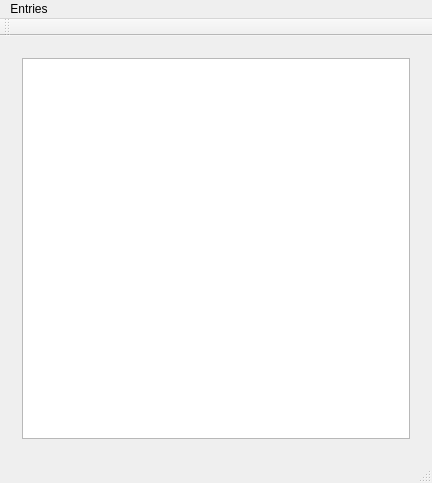
<?xml version="1.0" encoding="UTF-8"?>
<ui version="4.0">
 <class>MainWindow</class>
 <widget class="QMainWindow" name="MainWindow">
  <property name="geometry">
   <rect>
    <x>0</x>
    <y>0</y>
    <width>432</width>
    <height>483</height>
   </rect>
  </property>
  <property name="windowTitle">
   <string>MainWindow</string>
  </property>
  <widget class="QWidget" name="centralWidget">
   <layout class="QGridLayout" name="gridLayout">
    <item row="0" column="1">
     <widget class="QStackedWidget" name="stackedWidget">
      <widget class="QWidget" name="ListPage">
       <layout class="QGridLayout" name="gridLayout_2">
        <item row="0" column="0">
         <widget class="QListWidget" name="listWidget"/>
        </item>
       </layout>
      </widget>
      <widget class="QWidget" name="detailsPage">
       <layout class="QGridLayout" name="gridLayout_3">
        <item row="1" column="0">
         <widget class="QLabel" name="label_2">
          <property name="text">
           <string>Birthday:</string>
          </property>
         </widget>
        </item>
        <item row="0" column="1">
         <widget class="QLineEdit" name="nameEdit"/>
        </item>
        <item row="3" column="0">
         <widget class="QLabel" name="label_4">
          <property name="text">
           <string>Phone Number:</string>
          </property>
         </widget>
        </item>
        <item row="2" column="0">
         <widget class="QLabel" name="label_3">
          <property name="text">
           <string>Address:</string>
          </property>
         </widget>
        </item>
        <item row="2" column="1">
         <widget class="QPlainTextEdit" name="addressEdit"/>
        </item>
        <item row="3" column="1">
         <widget class="QPlainTextEdit" name="phoneNumbersEdit"/>
        </item>
        <item row="1" column="1">
         <widget class="QDateEdit" name="birthdayEdit"/>
        </item>
        <item row="0" column="0">
         <widget class="QLabel" name="label">
          <property name="text">
           <string>Name:</string>
          </property>
         </widget>
        </item>
        <item row="4" column="1">
         <widget class="QDialogButtonBox" name="buttonBox">
          <property name="standardButtons">
           <set>QDialogButtonBox::Discard|QDialogButtonBox::Reset|QDialogButtonBox::Save</set>
          </property>
         </widget>
        </item>
       </layout>
      </widget>
     </widget>
    </item>
   </layout>
  </widget>
  <widget class="QMenuBar" name="menuBar">
   <property name="geometry">
    <rect>
     <x>0</x>
     <y>0</y>
     <width>432</width>
     <height>20</height>
    </rect>
   </property>
   <widget class="QMenu" name="menuEntries">
    <property name="title">
     <string>Entries</string>
    </property>
    <addaction name="actionAdd"/>
    <addaction name="actionEdit"/>
    <addaction name="actionRemove"/>
   </widget>
   <addaction name="menuEntries"/>
  </widget>
  <widget class="QToolBar" name="mainToolBar">
   <attribute name="toolBarArea">
    <enum>TopToolBarArea</enum>
   </attribute>
   <attribute name="toolBarBreak">
    <bool>false</bool>
   </attribute>
  </widget>
  <widget class="QStatusBar" name="statusBar"/>
  <action name="actionAdd">
   <property name="text">
    <string>Add</string>
   </property>
  </action>
  <action name="actionEdit">
   <property name="text">
    <string>Edit</string>
   </property>
  </action>
  <action name="actionRemove">
   <property name="text">
    <string>Remove</string>
   </property>
  </action>
 </widget>
 <layoutdefault spacing="6" margin="11"/>
 <resources/>
 <connections/>
</ui>
